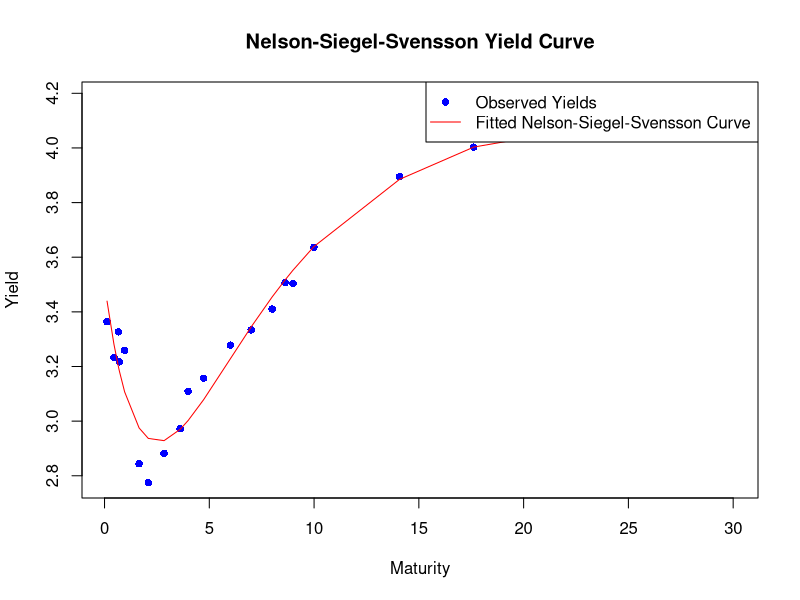

R code for this plot:
# Define the maturities and yields
maturities <- c(0.12, 0.45, 0.66, 0.71, 0.96, 1.65, 2.09, 2.84, 3.61, 3.99, 4.73, 6, 7, 8, 8.62, 8.99, 9.99, 14.08, 17.62, 29.99)
yields <- c(3.364, 3.233, 3.327, 3.217, 3.259, 2.844, 2.775, 2.882, 2.972, 3.109, 3.157, 3.278, 3.334, 3.410, 3.507, 3.504, 3.636, 3.895, 4.003, 4.185)

# Define the NSS model residuals function
nss_residuals <- function(parameters, maturities, yields) {
  beta0 <- parameters[1]
  beta1 <- parameters[2]
  beta2 <- parameters[3]
  beta3 <- parameters[4]
  tau1 <- parameters[5]
  tau2 <- parameters[6]
  
  fitted_yields <- beta0 +
    beta1 * (1 - exp(-maturities/tau1)) / (maturities/tau1) +
    beta2 * ((1 - exp(-maturities/tau1)) / (maturities/tau1) - exp(-maturities/tau1)) +
    beta3 * ((1 - exp(-maturities/tau2)) / (maturities/tau2) - exp(-maturities/tau2))
  
  residuals <- fitted_yields - yields
  return(sum(residuals^2))
}

# Initial guess for parameters
initial_parameters <- c(0.02, -0.02, -0.02, 0.02, 1, 5)

# Optimize parameters
nss_fit <- optim(initial_parameters, nss_residuals, maturities = maturities, yields = yields)

# Extract fitted parameters
fitted_parameters <- nss_fit$par
beta0 <- fitted_parameters[1]
beta1 <- fitted_parameters[2]
beta2 <- fitted_parameters[3]
beta3 <- fitted_parameters[4]
tau1 <- fitted_parameters[5]
tau2 <- fitted_parameters[6]

# Define function to calculate NSS yields
nss_yield <- function(maturities, beta0, beta1, beta2, beta3, tau1, tau2) {
  term1 <- beta0
  term2 <- beta1 * (1 - exp(-maturities/tau1)) / (maturities/tau1)
  term3 <- beta2 * ((1 - exp(-maturities/tau1)) / (maturities/tau1) - exp(-maturities/tau1))
  term4 <- beta3 * ((1 - exp(-maturities/tau2)) / (maturities/tau2) - exp(-maturities/tau2))
  return(term1 + term2 + term3 + term4)
}

# Calculate fitted yields for plotting
fitted_yields <- nss_yield(maturities, beta0, beta1, beta2, beta3, tau1, tau2)

# Plotting observed yields and fitted NSS curve
plot(maturities, yields, main = "Nelson-Siegel-Svensson Yield Curve", xlab = "Maturity", ylab = "Yield", col = "blue", pch = 16)
lines(maturities, fitted_yields, col = "red")
legend("topright", legend = c("Observed Yields", "Fitted Nelson-Siegel-Svensson Curve"), col = c("blue", "red"), pch = c(16, NA), lty = c(NA, 1))
